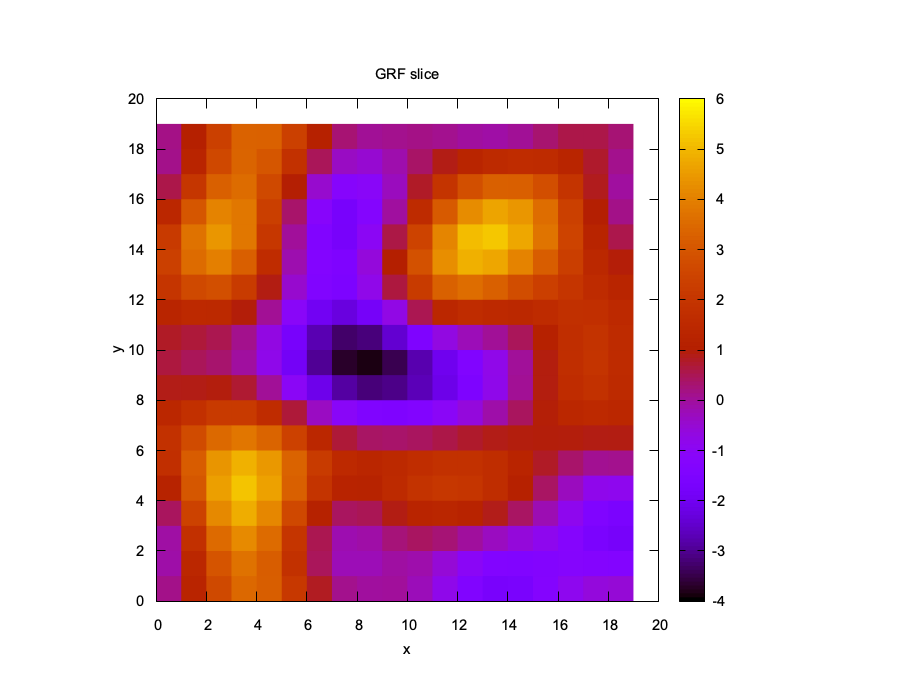

Reproduce this figure in gnuplot.
set terminal pngcairo size 900,700 enhanced font 'Arial,11'
set output 'grf_heatmap.png'

set title 'GRF slice'
set xlabel 'x'
set ylabel 'y'
set view map
set size ratio -1
set pm3d map
unset key

splot 'data/grf_slice_zmid.dat' using 1:2:3 with pm3d
